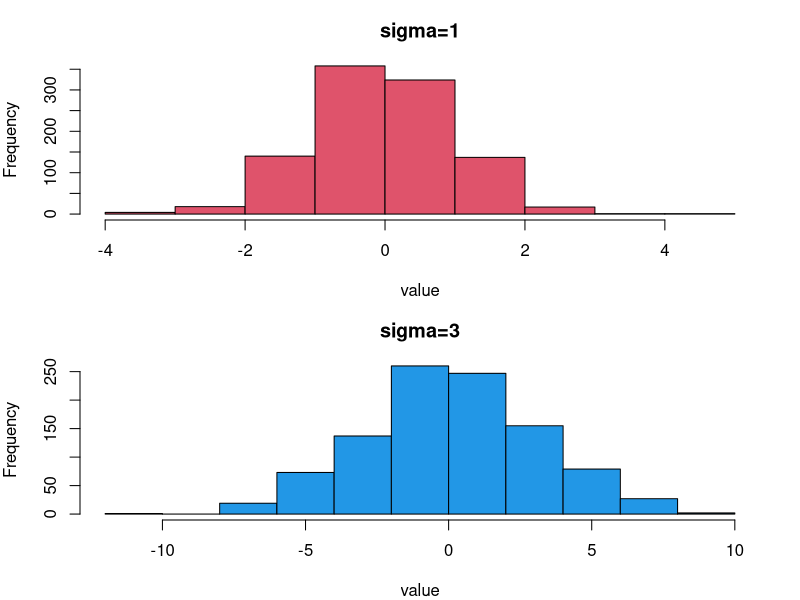
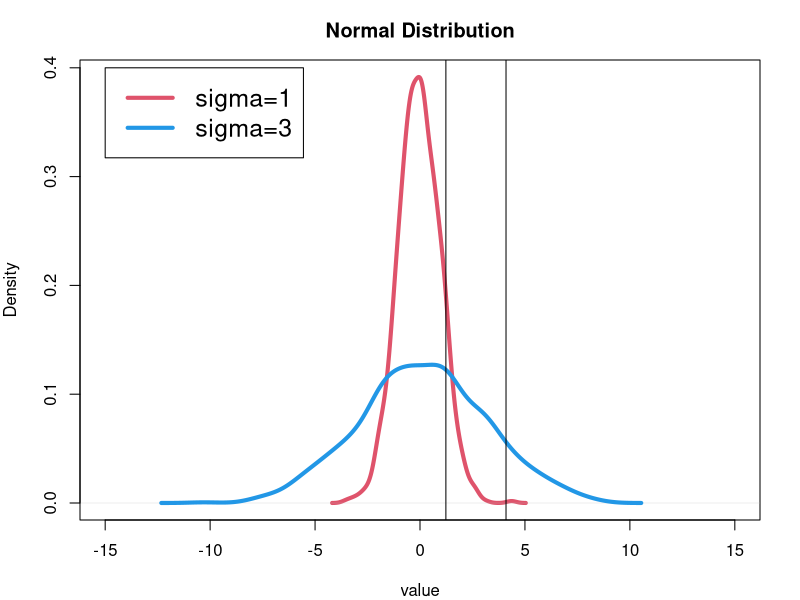

The R source for these figures, in order:
#Making plots in R

#first, draw 1000 rnadom values from a standar normal distribution(SD=1)
s1<-rnorm(1000,mean=0,sd=1)#mean 0 and sd 1 are the default values

#now do 1000 drawn from a normal distribution with sd=3
s3<-rnorm(1000,mean=0,sd=3)

#look at the data quickly
head(s1)
head(s3)

#########################Plot histograms of both on the same panels######################
#create a pdf to save the plot to:
pdf(file="Normal_hist.pdf", width = 4,height = 7)
#Open the file

par(mfrow=c(2,1),mar=c(4,4,3,2))#sets plotting area and margins(order c(bottom, left,top, right))

hist(s1,col=2,xlab = "value",main="sigma=1") #make first hist ....hist(vector, color, x label, plot title)

hist(s3,col=4,xlab = "value",main="sigma=3") #make second hist

dev.off() #shuts off current output device

###########################Smooth density plot##############

pdf(file="Normal_density.pdf", width = 6,height = 6)
#Open the file

par(mfrow=c(1,1),mar=c(4,4,3,2))#sets plotting area and margins(order c(bottom, left,top, right))

plot(density(s1),col=2,lwd=4,xlab = "value",xlim=c(-15,15),main="Normal Distribution")#density() smooths the data  and lwd changes the width of the line

lines(density (s3), col=4, lwd=4) #add the SD=3 values, USE LINES TO ADD THE OTHER PLOT TO THE GRAPH
#BECAUSE THE PARAMETERS HAD BEEN SET TO BE A SINGLE GRAPH THEN R WOULD RECREATE THE PLOT WITHOUT THE FIRST PLOT

legend(-15, 0.4, c("sigma=1", "sigma=3"),lwd=4, col=c(2,4), cex=1.5) #put a legend on

#we can highlight the upper 10% of each distribution with a vertical line: 
abline(v=quantile(s1, 0.9,lty=2, lwd=3, col=2))#puts a vertical line onto the plot for s1
abline(v=quantile(s3, 0.9,lty=2, lwd=3, col=4))#puts a vertical line onto the plot for s3

dev.off()

###quantile takes a vector of stuff,, and returns the value q such that p% of your ditribution is 
###less that q.
## quantile with just a vector gives you the quantiles of the data .

####################################Boxplot########################################
pdf (file = "Normal")




